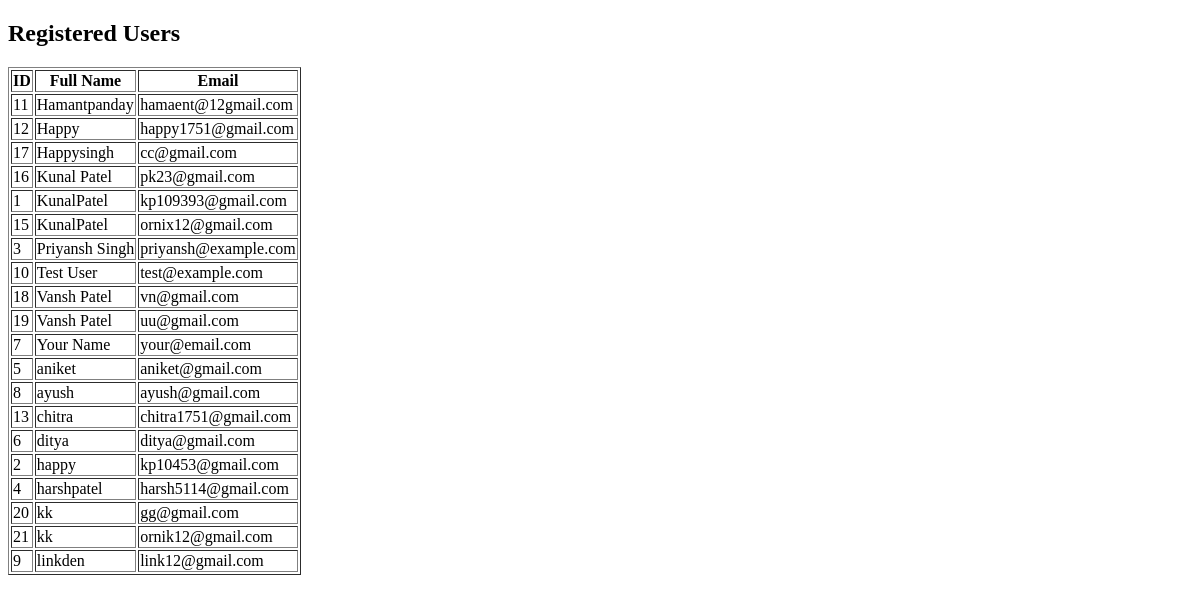
The app's page /api/users-page/, older data.
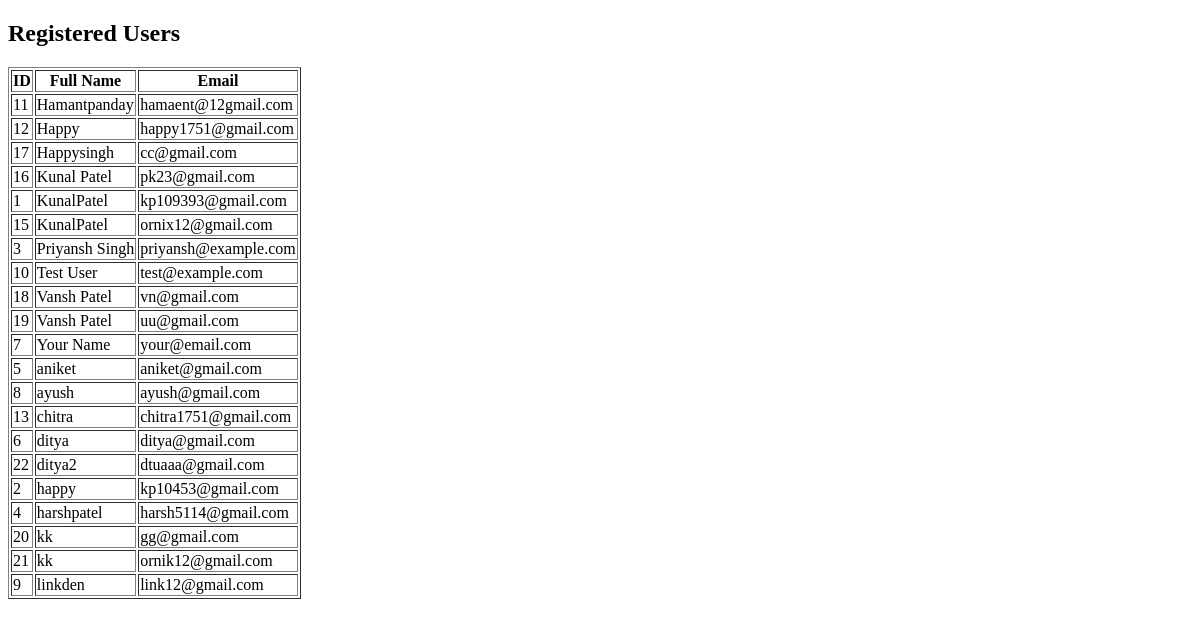
The same page, newer data.
### accounts/models.py (models this page shows, shortened)
class Register(models.Model):
    user = models.OneToOneField(
        settings.AUTH_USER_MODEL,
        on_delete=models.CASCADE,
        related_name="profile",
    )
    fullname = models.CharField(max_length=50)
    company = models.CharField(max_length=100, default="Unknown")
    email = models.EmailField(max_length=100, unique=True)
    created_at = models.DateTimeField(auto_now_add=True)
    updated_at = models.DateTimeField(auto_now=True)
    class Meta:
        ordering = ["fullname"]
        verbose_name = "User Account"
        verbose_name_plural = "User Accounts"

### accounts/views.py (the view)
# urls.py: path("users-page/", users_page, name="users-page"),
def users_page(request):
    users = Register.objects.select_related("user").all()
    return render(request, "accounts/users_page.html", {"users": users})

### accounts/templates/accounts/users_page.html (shortened to what this page needs)
<!DOCTYPE html>
<html>
<head>
</head>
<body>
    <h2>Registered Users</h2>
    <table border="1">
        <tr>
            <th>ID</th>
            <th>Full Name</th>
            <th>Email</th>
        </tr>
        {% for user in users %}
        <tr>
            <td>{{ user.id }}</td>
            <td>{{ user.fullname }}</td>
            <td>{{ user.email }}</td>
        </tr>
        {% endfor %}
    </table>
</body>
</html>

Row changes from the older to the newer data that the page shows:
added Register: id "22", fullname "ditya2", email "dtuaaa@gmail.com"
